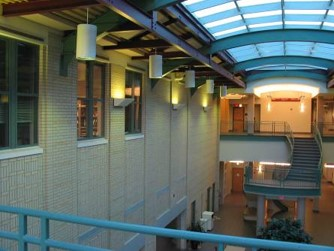
#> input picture Assignment2/CMU_right.jpg, 334 x 251 px, found by its file name
$ jupyter execute Assignment_2.ipynb   (shell and % lines are left out)
#> lines starting #> are read from the running program, lines starting #| are printed output that depends on the picture
# Assignment 2:  Automatic Panorama Mosaicing

[cell 1]

import numpy as np
import matplotlib
import matplotlib.image as image
import matplotlib.pyplot as plt
from skimage.feature import (corner_harris, corner_peaks, plot_matches, BRIEF, match_descriptors)
from skimage.transform import warp, ProjectiveTransform
from skimage.color import rgb2gray
from skimage.measure import ransac

### The cell below demonstrates feature detection (e.g. corners) and matching (e.g. BRIEF descriptor)

[cell 2]
import urllib.request
urllib.request.urlretrieve("http://mengtang.org/cse185/files/resource/CMU_left.jpg", "CMU_left.jpg")
urllib.request.urlretrieve("http://mengtang.org/cse185/files/resource/CMU_right.jpg", "CMU_right.jpg")

imL = image.imread("CMU_left.jpg")
#> imL is the input picture: shape (251, 334, 3); mean R, G, B 94.8, 103.3, 94.9
imR = image.imread("CMU_right.jpg")
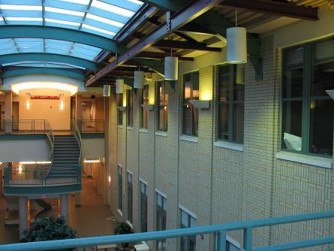
#> imR: shape (251, 334, 3); mean R, G, B 87.8, 97, 88.2
imLgray = rgb2gray(imL)
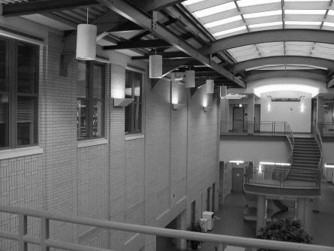
#> imLgray: shape (251, 334) float64; min 0.00417, max 1, mean 0.396
imRgray = rgb2gray(imR)
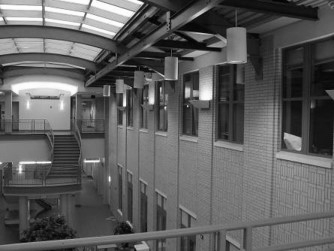
#> imRgray: shape (251, 334) float64; min 0.00333, max 1, mean 0.37

# NOTE: corner_peaks and many other feature extraction functions return point coordinates as (y,x), that is (rows,cols)
keypointsL = corner_peaks(corner_harris(imLgray), threshold_rel=0.0005, min_distance=5)
#> keypointsL = 202 pairs, first value 8 to 242, second value 7 to 326
keypointsR = corner_peaks(corner_harris(imRgray), threshold_rel=0.0005, min_distance=5)
#> keypointsR = 204 pairs, first value 6 to 245, second value 5 to 326

extractor = BRIEF()

extractor.extract(imLgray, keypointsL)
keypointsL = keypointsL[extractor.mask]
#> keypointsL = 152 pairs, first value 25 to 227, second value 24 to 309
descriptorsL = extractor.descriptors

extractor.extract(imRgray, keypointsR)
keypointsR = keypointsR[extractor.mask]
#> keypointsR = 154 pairs, first value 24 to 227, second value 28 to 309
descriptorsR = extractor.descriptors

matchesLR = match_descriptors(descriptorsL, descriptorsR, cross_check=True)

print ('the number of matches is {:2d}'.format(matchesLR.shape[0]))

fig = plt.figure(1,figsize = (12, 4))
axA = plt.subplot(111)
plt.gray()
plot_matches(axA, imL, imR, keypointsL, keypointsR, matchesLR) #, matches_color = 'r')
#> (this line was passed over: skimage is not available in this run)
axA.axis('off')

plt.show()

## Problem 1
### Assume there are $N=56$ matches $(p,p')$ as in figure 1 above. $N_i=21$ of these matches are inliers for a homography, while the rest of the matches are $N_o=35$ outliers. To estimate a homography you need a sample with $K=4$ matches. What is the least number of times one should randomly sample a subset of $K$ matches to get probability  $p≥0.95$  that at least one of these samples has all of its $K$ matches from inliers? Derive a general formula and compute a numerical answer for the specified numbers.

### put your answer bellow
Solution:

N = 56
p_i = 21/N
p = 0.95
n = 4

k >= log(1-p)/log(1-p_i^n)
k >= 150

## Problem 2: (RANSAC for Homographies)
### Write code below using RANSAC to estimate Homography from matched pairs of points above. This cell should display new figure 2 similar to figure 1 above, but it should show only inlier pairs for the detected homography. HINT: you can use $ProjectiveTransform$  from library $skimage$ declared at the top of the notebok. Use a residual_threshold of 3 for ProjectiveTransform.

[cell 3]
# get coords of matches from left and right images
# matches LR contains indices corresponding to coords in kpL and kpR
p = keypointsL[matchesLR[:,0]][:, [1,0]]
#> p = 56 pairs, first value 24 to 309, second value 26 to 219
p_prime = keypointsR[matchesLR[:,1]][:, [1,0]]
#> p_prime = 56 pairs, first value 28 to 309, second value 24 to 227

model, inliers = ransac((p, p_prime), ProjectiveTransform, min_samples=4, residual_threshold=3, max_trials=1000)
residuals = model.residuals(p, p_prime)
#> residuals = 56 values, max 584.5 at index 39, min 0.236 at index 12, mean 192.6
print("num matches: ",len(matchesLR[inliers]))
#| num matches:  24

fig = plt.figure(2,figsize = (12, 4))
axA = plt.subplot(111)
plt.gray()
plot_matches(axA, imL, imR, keypointsL, keypointsR, matchesLR[inliers]) #, matches_color = 'r')
#> (this line was passed over: skimage is not available in this run)
axA.axis('off')

plt.show()

## Problem 3 (reprojecting onto common PP)
### Use common PP corresponding to the plane of the left image. Your pamorama mosaic should be build inside a "reference frame" (think about it as an empty canvas of certain size) inside this common PP. The reference frame should be big enough to contain the left image and the part of the view covered by the right image after reprojecting onto common PP. Create a new figure 3 including the following three images (spread them vertically). First, show your reference frame only with the left image inside. Second, show the reference frame containing only a reprojected right image (warp it using a homography computed in Problem 2). Third, for comparison, show the reference frame containing only the right image reprojected using a (bad) homography estimated from all matches (including outliers, as in figure 1).
#### HINT1: use function $warp$ from library $skimage$ declared at the top of the notebook.
#### HINT2: function $warp$ needs "inverse map" as a (second) argument as it uses "inverse warping" to compute output intensities

[cell 4]
fig = plt.figure(3,figsize = (12, 14))
ref_frame_size = int(imL.shape[0] * 2), int(imL.shape[1] * 2)
#> ref_frame_size = (502, 668)

plt.subplot(311)
print(ref_frame_size)
#| (502, 668)
warp_img1 = warp(imL,np.eye(3), output_shape=ref_frame_size)
plt.imshow(warp_img1)
plt.title("reference frame with the left image")

plt.subplot(312)
warp_img2 = warp(imR, model, output_shape=ref_frame_size)
plt.imshow(warp_img2)
plt.title("reference frame with the right image (reprojected)")

plt.subplot(313)
pt = ProjectiveTransform()
pt.estimate(src=p, dst=p_prime)
warp_img3 = warp(imR, pt, output_shape=ref_frame_size)
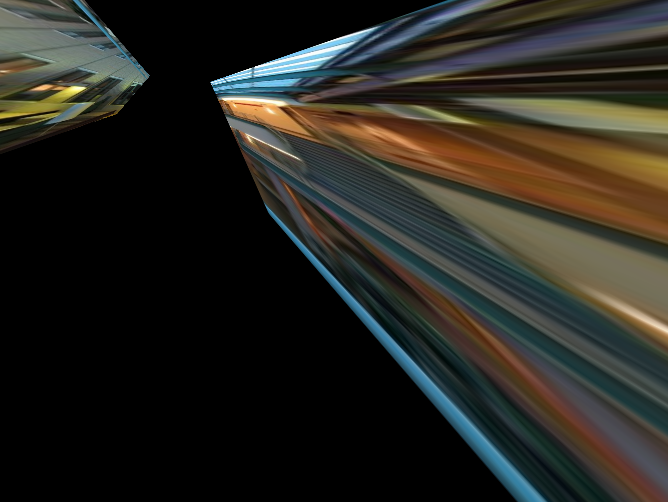
#> warp_img3: shape (502, 668, 3) float64; mean R, G, B 0.155, 0.15, 0.127
plt.imshow(warp_img3)
plt.title("reference frame with the right image (reprojected badly)")

plt.show()

## Problem 4 (blending)

### (part a) Write code for a function below computing distance transform for the boundary of a given image. It returns a numpy array of the same size as the image with distances from each pixel to the closest point on the boundary of the image (float values).


[cell 5]
def boundaryDT(image):
    distances = np.zeros_like(image, dtype=np.float32) # init distances
    print(image.shape)
#| (251, 334, 3)
    height, width = image.shape[0], image.shape[1]
#> height = 251; width = 334
    # iterate through all pixels
    for i in range(image.shape[0]):
        for j in range(image.shape[1]):
            pixel_distances = [i, j, height-i, width-j]
            distances[i][j] = min(pixel_distances)
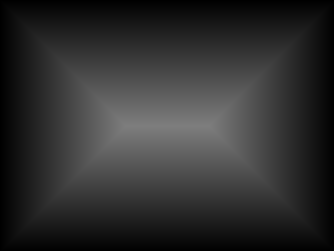
#> distances: shape (251, 334, 3) float32; min 0, max 125, mean 47

    return distances / 255

### (part b) Use function from part (a) to compute a distance transform for both images. Create a new figure 4 showing the following two images. First, show reference frame containing only the left image's boundaryDT instead of the left image. Second, show reference frame containing only the right image's boundaryDT reprojected instead of the right image.

[cell 6]
fig = plt.figure(4,figsize = (12, 3))
plt.subplot(121)
imL_bounds = boundaryDT(imL)
imL_bounds_warp = warp(imL_bounds, np.eye(3), output_shape=ref_frame_size)
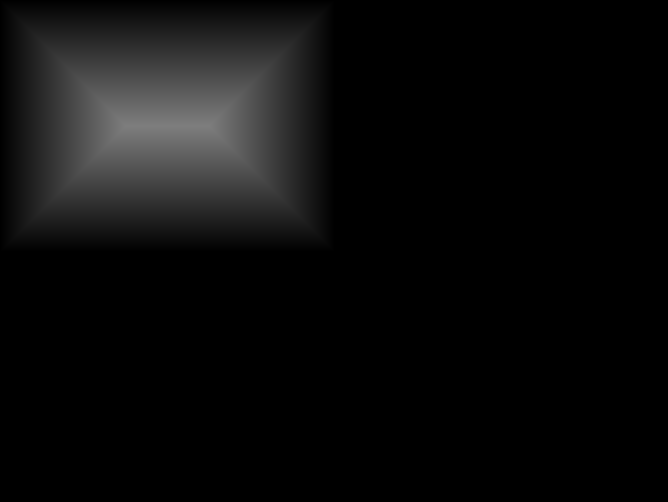
#> imL_bounds_warp: shape (502, 668, 3) float32; min 0, max 0.49, mean 0.0461
plt.imshow(imL_bounds_warp)
plt.title("Left image DT in Ref. frame (LdtRef)")

plt.subplot(122)
imR_bounds = boundaryDT(imR)
#| (251, 334, 3)
imR_bounds_warp = warp(imR_bounds, model, output_shape=ref_frame_size)
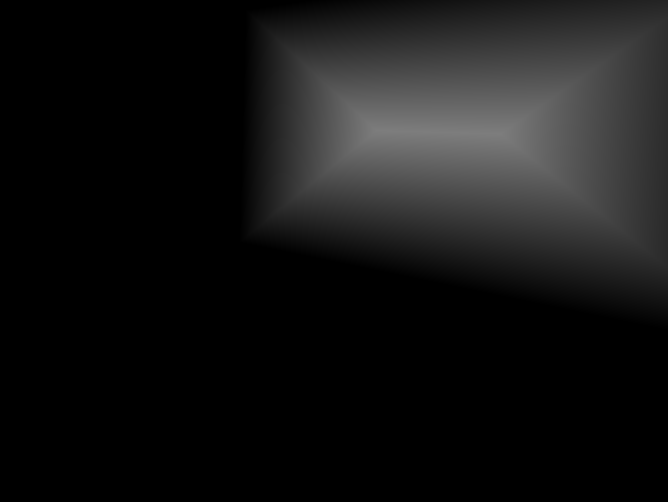
#> imR_bounds_warp: shape (502, 668, 3) float32; min 0, max 0.49, mean 0.0811
plt.imshow(imR_bounds_warp)
plt.title("Right image DT in Ref. frame (RdtRef)")

### (part c) Use boundary distance transforms to blend left and right images (reprojected) into the reference frame. Create a new figure 5 showing the following three images. The first and second images should be smooth $alpha$'s suitable for blending the left and right images (e.g. based on distance transforms as discussed in class). The third image should be your panorama: left and (reprojected) right images blended inside the reference frame. Your panorama should also show (reprojected) features - homography inliers - from both left and right images. Use different colors/shapes to distinct features from the left and the right images.

[cell 7]
fig = plt.figure(5,figsize = (12, 14))
plt.subplot(411)
alpha = imL_bounds_warp / (imL_bounds_warp + imR_bounds_warp)
#> alpha: shape (502, 668, 3) float32; 45.52% of the values are NaN or infinite; the others: min 0, max 1, mean 0.393
plt.imshow(alpha)
plt.title("alpha based on DT (for RransacRef)")

plt.subplot(412)
plt.imshow(1-alpha)
plt.title("alpha based on DT (for RransacRef)")

plt.subplot(413)
panorama = warp_img1 * alpha + warp_img2 * (1-alpha)
#> panorama: shape (502, 668, 3) float64; 45.52% of the values are NaN or infinite; the others: min 0, max 1, mean 0.369
plt.imshow(panorama)
plt.title("Panorama")

axF = plt.subplot(414)
gray_warp1 = rgb2gray(warp_img1)
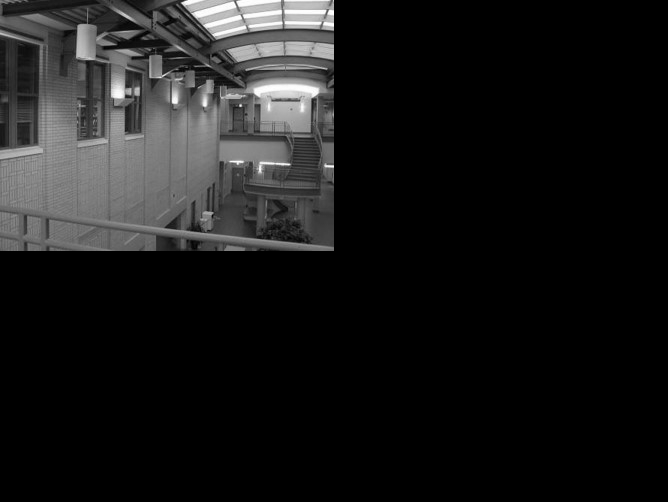
#> gray_warp1: shape (502, 668) float64; min 0, max 1, mean 0.0989
gray_warp2 = rgb2gray(warp_img2)
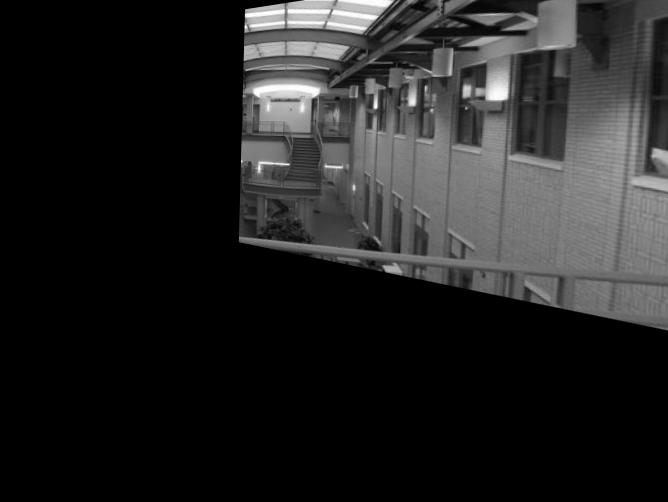
#> gray_warp2: shape (502, 668) float64; min 0, max 0.999, mean 0.14
keypointsL_warp = corner_peaks(corner_harris(gray_warp1), threshold_rel=0.0005, min_distance=5)
#> keypointsL_warp = 210 pairs, first value 8 to 250, second value 7 to 333
keypointsR_warp = corner_peaks(corner_harris(gray_warp2), threshold_rel=0.0005, min_distance=5)
#> keypointsR_warp = 253 pairs, first value 8 to 306, second value 240 to 656

extractor = BRIEF()
extractor.extract(gray_warp1, keypointsL_warp)
keypointsL_warp = keypointsL_warp[extractor.mask]
#> keypointsL_warp = 187 pairs, first value 25 to 250, second value 26 to 333
descriptorsL_warp = extractor.descriptors

extractor.extract(gray_warp2, keypointsR_warp)
keypointsR_warp = keypointsR_warp[extractor.mask]
#> keypointsR_warp = 238 pairs, first value 24 to 306, second value 240 to 643
descriptorsR_warp = extractor.descriptors

matchesLR_warp = match_descriptors(descriptorsL_warp, descriptorsR_warp, cross_check=True)

p = keypointsL_warp[matchesLR_warp[:,0]][:, [1,0]]
#> p = 74 pairs, first value 26 to 333, second value 42 to 250
p_prime = keypointsR_warp[matchesLR_warp[:,1]][:, [1,0]]
#> p_prime = 74 pairs, first value 242 to 627, second value 29 to 304

warp_model, warp_inliers = ransac((p, p_prime), ProjectiveTransform, min_samples=4, residual_threshold=3, max_trials=150)
residuals = model.residuals(p, p_prime)
#> residuals = 74 values, max 996.4 at index 52, min 236 at index 57, mean 357.9
print("num matches: ",len(matchesLR_warp[warp_inliers]))
#| num matches:  44

plt.gray()
plot_matches(axF, warp_img1, warp_img2, keypointsL_warp, keypointsR_warp, matchesLR_warp[warp_inliers]) #, matches_color = 'r')
#> (this line was passed over: skimage is not available in this run)
plt.title("Inliers of warped images")

plt.show()
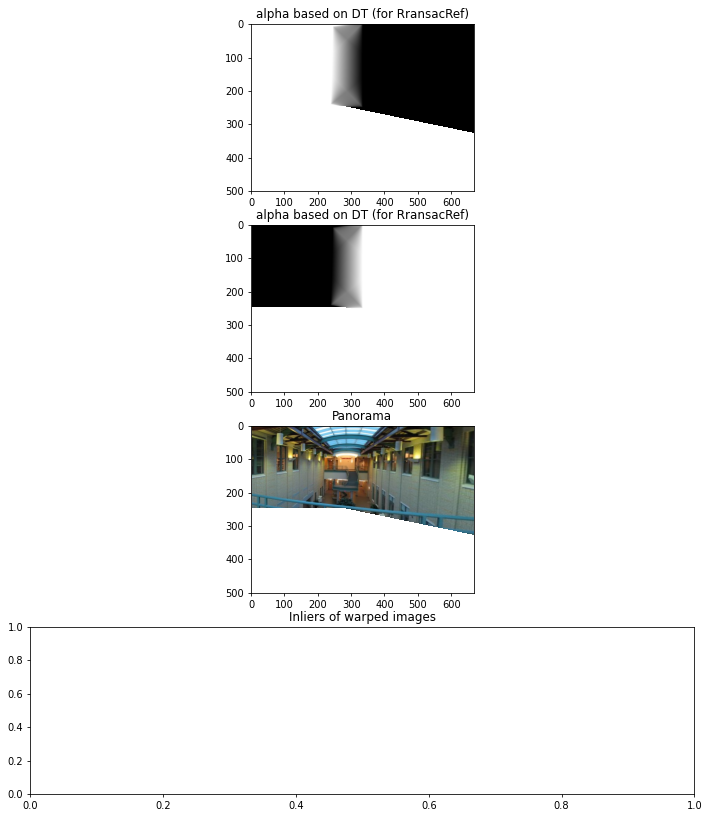
#> figure drawn by matplotlib, 3 panels
